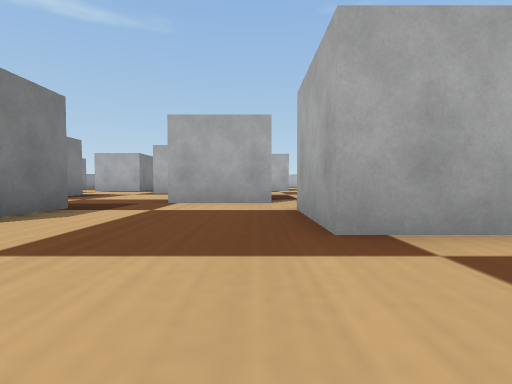
view 1 (above)

22 first-person views from a walk through a robot-simulator world made for Webots. The camera is 0.04 m above the floor, tilts 2° down and sees 85° across. The floor is counted in squares, 0.1 m on a side. Each view is taken from the middle of a square. On the plan, view 1 faces up. The plan holds only what a view shows up to about 9 squares ahead; the rest is blank. The robots in the file are not drawn. Simple shapes and patterns stand in for the simulator's stock objects.

view 2
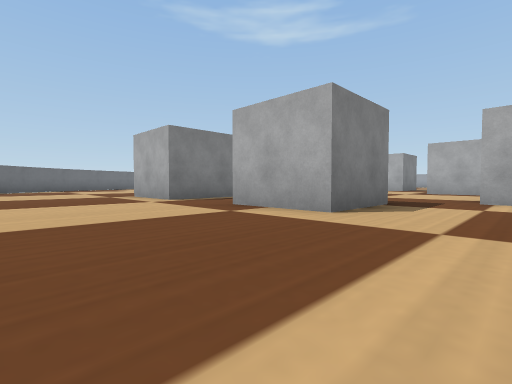

view 3
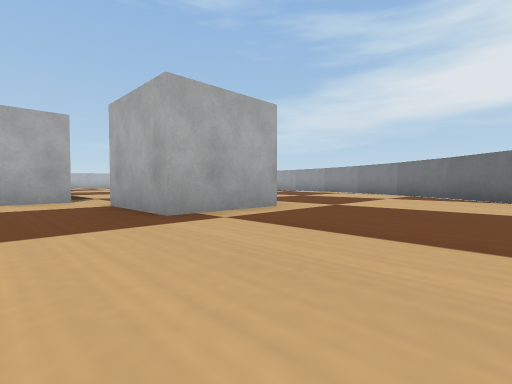

view 4
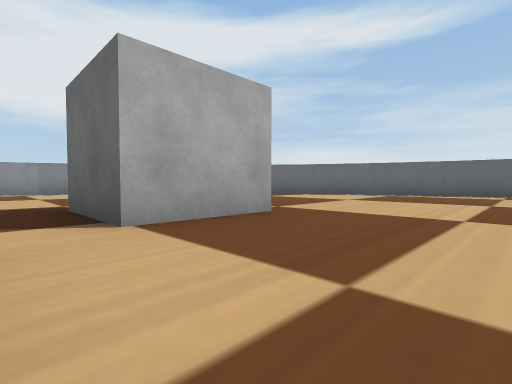

view 5
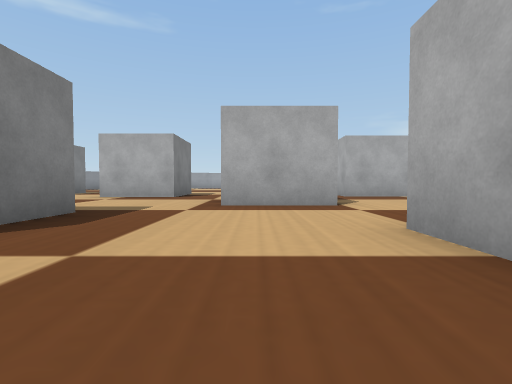

view 6
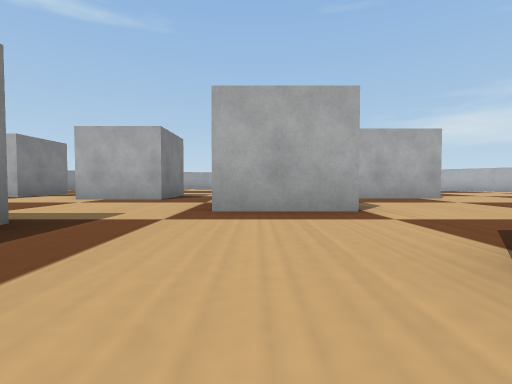

view 7
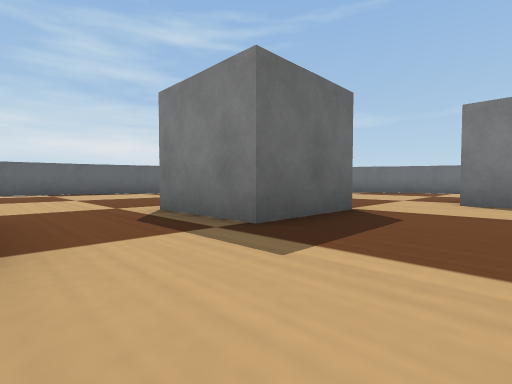

view 8
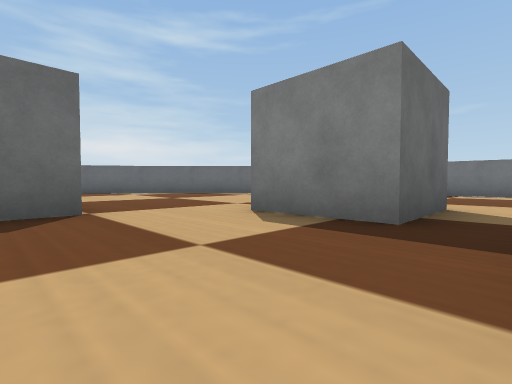

view 9
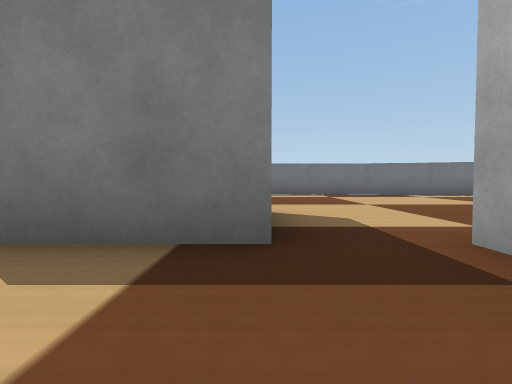

view 10
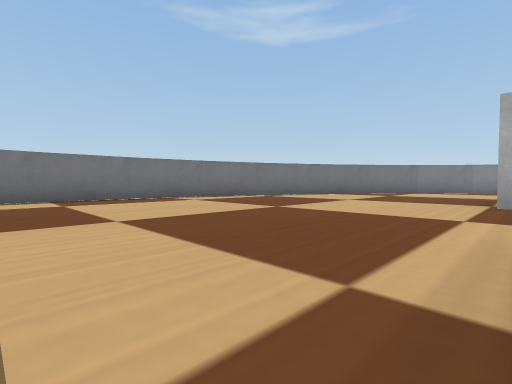

view 11
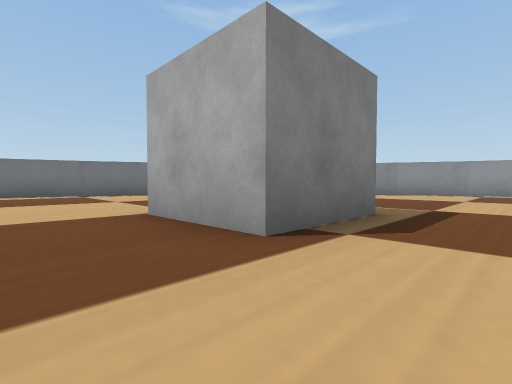

view 12
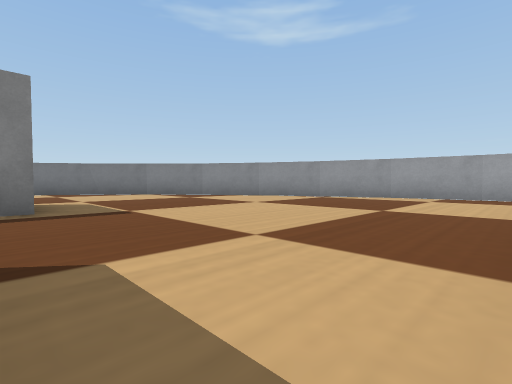

view 13
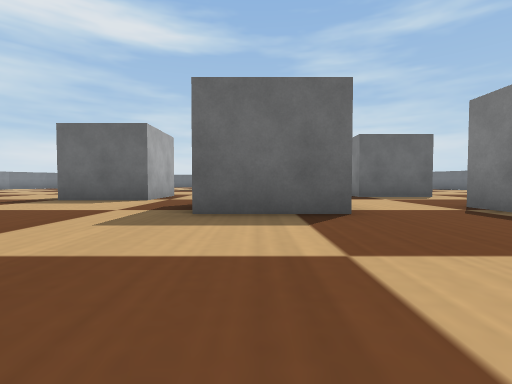

view 14
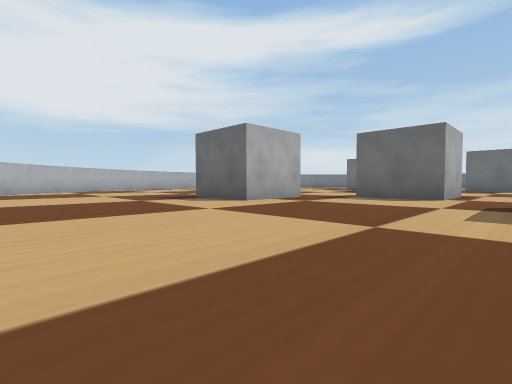

view 15
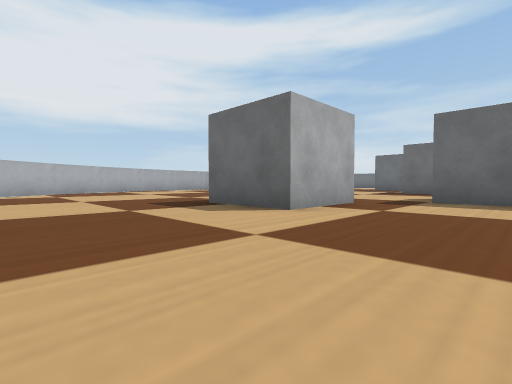

view 16
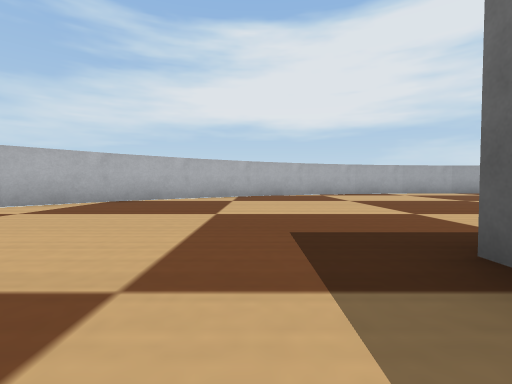

view 17
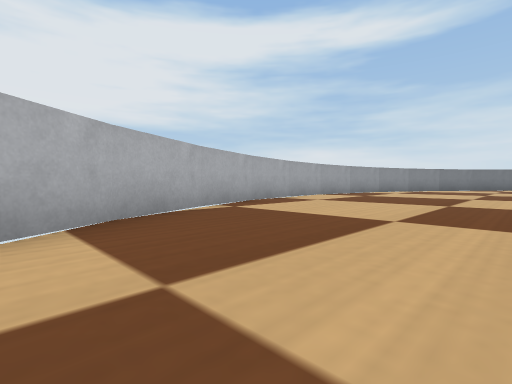

view 18
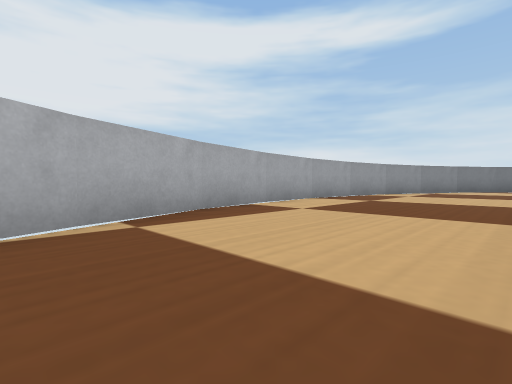

view 19
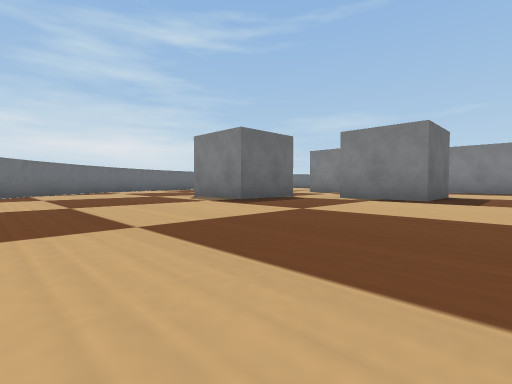

view 20
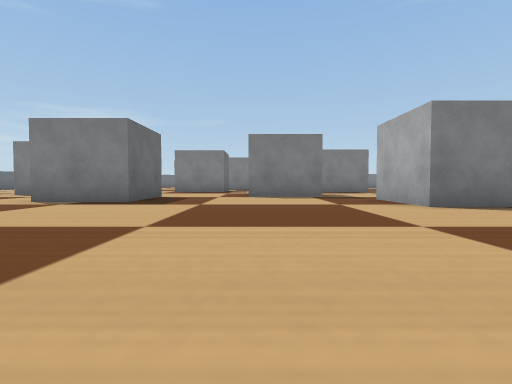

view 21
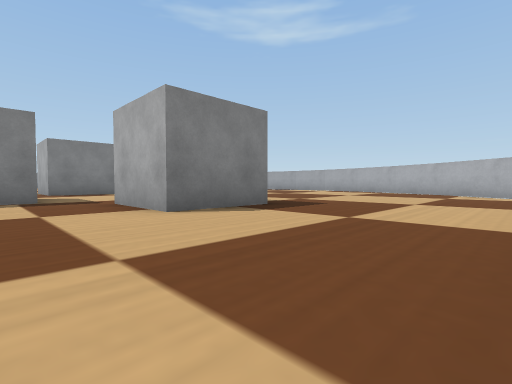

view 22
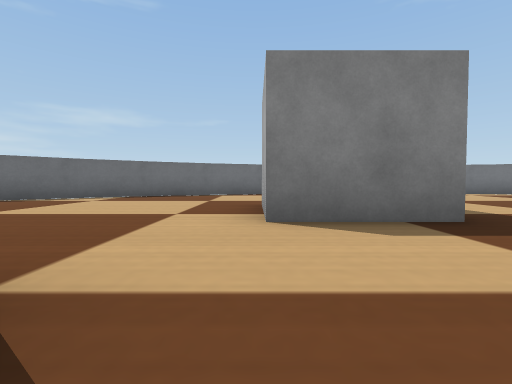

### Floor plan
Points are (right, up) in squares from view 1. A wall is a line through its corners. A room is listed if a view was taken in it or the views show most of it. See-through windows are left out.
Room 1 (views 1, 2, 3, 4, 5, 6, 7, 8, 9, 10, 11, 12, 13, 14, 15, 16, 17, 18, 19, 20, 21, 22)
walls: (-5.2, 22.9) (-5.9, 22.9); (-7.2, -4.6) (-5.7, -4.9); (9.6, 5.8) (9.9, 7.2); (9.5, 12.6) (8.9, 14.4); (3, 21.1) (2.6, 21.3); (8.1, 2) (8.9, 3.6) (9.2, 4.5); (-15.1, 0.5) (-14.1, -0.7); (4.9, -1.8) (5.9, -0.9) (7.1, 0.5); (-18, 9.1) (-17.9, 7.1); (7.2, 17.4) (5.9, 18.9) (4.4, 20.2); (10, 8.9) (9.9, 10.9); (-9.2, 22) (-11, 21.1); (-17.9, 7.3) (-17.7, 6.2); (-16.3, 15.7) (-16.9, 14.3); (-14.2, 18.6) (-15.1, 17.5); (-1.6, -4.8) (-0.4, -4.5) (1.5, -3.9); (-16.2, 2.1) (-15.1, 0.4); (-10.9, 21.2) (-12.5, 20.1) (-13.5, 19.2); (-5.8, 22.9) (-7.7, 22.5); (8.2, 15.9) (7.1, 17.6); (9.9, 10.8) (9.5, 12.7); (-16.9, 14.5) (-17.5, 12.6) (-17.9, 10.8); (-5.9, -4.9) (-5.4, -4.9); (9.9, 7.1) (10, 9); (-17, 3.7) (-16.1, 2); (1.3, -4) (2.3, -3.5); (9, 14.3) (8.1, 16); (-15.1, 17.6) (-16, 16.2); (4.6, 20.1) (2.9, 21.2); (7.1, 0.4) (8.2, 2.1); (-17.9, 11) (-18, 9); (-7.5, 22.6) (-9.4, 21.9)
objects: grey box (-13, 5) to (-11, 7); grey box (-11, 9) to (-9, 10); grey box (-11, 14) to (-10, 15); grey box (-9, 2) to (-7, 4); grey box (-7, 7) to (-6, 8); grey box (-7, 13) to (-5, 14); grey box (-5, 3) to (-3, 4); grey box (-3, 10) to (-2, 12); grey box (-1, 6) to (0, 7); grey box (0, 13) to (1, 15); grey box (1, 2) to (2, 4)

Where each view was taken, in squares from view 1:
view 1: 0 up, 0 right, facing up
view 2: 1 down, 1 left, facing up-left
view 3: 1 down, 1 left, facing up-right
view 4: 5 up, 2 left, facing down-right
view 5: 5 up, 3 left, facing up
view 6: 6 up, 3 left, facing up
view 7: 6 up, 5 left, facing down-left
view 8: 8 up, 8 left, facing down-left
view 9: 7 up, 9 left, facing left
view 10: 8 up, 11 left, facing up-left
view 11: 12 up, 8 left, facing up-left
view 12: 15 up, 5 left, facing up-left
view 13: 18 up, 6 left, facing down
view 14: 19 up, 5 left, facing down-right
view 15: 18 up, 3 left, facing down-right
view 16: 16 up, 0 right, facing right
view 17: 17 up, 5 right, facing down-right
view 18: 15 up, 6 right, facing down-right
view 19: 9 up, 7 right, facing down-left
view 20: 10 up, 6 right, facing left
view 21: 11 up, 5 right, facing up-left
view 22: 5 up, 8 left, facing left
